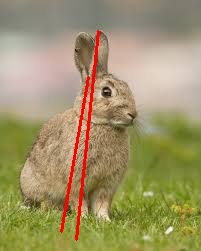
#> input picture conejo.jpg, 201 x 251 px, found by its file name
$ python ejemplo1_lineas-0060.py
#> lines starting #> are read from the running program, lines starting #| are printed output that depends on the picture; after the words box and inside, x2 and y2 are one past the last pixel; in counts of white or black regions, pixels touching at a corner belong together
import cv2
import numpy as np

# Cargar imagen
imagen = cv2.imread("conejo.jpg")
#> imagen is the input picture: shape (251, 201, 3); mean B, G, R 104.6, 147.6, 159.5

# Verificar que la imagen exista
if imagen is None:
    print("Error: no se pudo cargar la imagen.")
    exit()

# Convertir a escala de grises
gris = cv2.cvtColor(imagen, cv2.COLOR_BGR2GRAY)
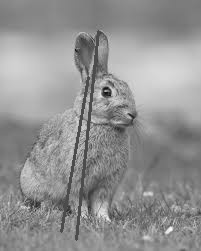
#> gris: shape (251, 201); min 15, max 251, mean 146.3

# Detectar bordes
bordes = cv2.Canny(gris, 50, 150)
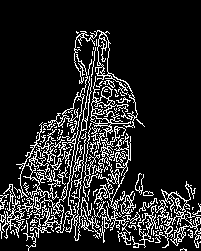
#> bordes: shape (251, 201); 14.4% white in thin lines or dots, all inside (x1, y1, x2, y2) = (0, 30, 201, 251)

# Detectar líneas mediante Hough
lineas = cv2.HoughLinesP(
    bordes,
    1,
    np.pi / 180,
    threshold=100,
    minLineLength=50,
    maxLineGap=10
)
#> lineas = [[74, 237, 96, 32], [78, 239, 96, 67], [63, 230, 89, 80]]

# Crear copia de la imagen
resultado = imagen.copy()

# Dibujar líneas
if lineas is not None:

    for linea in lineas:

        x1, y1, x2, y2 = linea.flatten()

        cv2.line(
            resultado,
            (x1, y1),
            (x2, y2),
            (0, 0, 255),
            2
        )
#> this loop made 3 passes
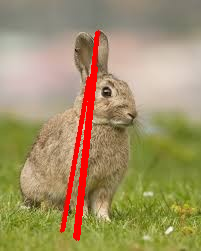
#> resultado: shape (251, 201, 3); 3.13% of pixels changed, all inside (x1, y1, x2, y2) = (62, 31, 98, 241)

# Mostrar resultados
cv2.imshow("Imagen original 0060", imagen)
cv2.imshow("Bordes 0060", bordes)
cv2.imshow("Lineas detectadas 0060", resultado)

# Guardar resultado
cv2.imwrite(
    "conejo.jpg",
    resultado
)

print("Deteccion de lineas terminada.")

if lineas is not None:
    print("Cantidad de segmentos detectados:", len(lineas))
#| Cantidad de segmentos detectados: 3
else:
    print("No se detectaron lineas.")

print("Resultado guardado en:")
print("conejo.jpg")

# Esperar una tecla
cv2.waitKey(0)

# Cerrar ventanas
cv2.destroyAllWindows()
